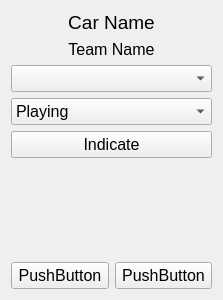
<?xml version="1.0" encoding="UTF-8"?>
<ui version="4.0">
 <class>CarOptionsWidget</class>
 <widget class="QWidget" name="CarOptionsWidget">
  <property name="geometry">
   <rect>
    <x>0</x>
    <y>0</y>
    <width>223</width>
    <height>300</height>
   </rect>
  </property>
  <property name="windowTitle">
   <string/>
  </property>
  <layout class="QVBoxLayout" name="verticalLayout">
   <item>
    <widget class="QLabel" name="lblCarName">
     <property name="font">
      <font>
       <pointsize>14</pointsize>
      </font>
     </property>
     <property name="text">
      <string>Car Name</string>
     </property>
     <property name="alignment">
      <set>Qt::AlignCenter</set>
     </property>
    </widget>
   </item>
   <item>
    <widget class="QLabel" name="lblTeamName">
     <property name="font">
      <font>
       <pointsize>12</pointsize>
      </font>
     </property>
     <property name="text">
      <string>Team Name</string>
     </property>
     <property name="alignment">
      <set>Qt::AlignCenter</set>
     </property>
    </widget>
   </item>
   <item>
    <widget class="QComboBox" name="cmbController">
     <property name="font">
      <font>
       <pointsize>12</pointsize>
      </font>
     </property>
    </widget>
   </item>
   <item>
    <widget class="QComboBox" name="cmbEnabled">
     <property name="font">
      <font>
       <pointsize>12</pointsize>
      </font>
     </property>
     <property name="editable">
      <bool>false</bool>
     </property>
     <item>
      <property name="text">
       <string>Playing</string>
      </property>
     </item>
     <item>
      <property name="text">
       <string>Bypassed</string>
      </property>
     </item>
    </widget>
   </item>
   <item>
    <widget class="QPushButton" name="btnIndicate">
     <property name="font">
      <font>
       <pointsize>12</pointsize>
      </font>
     </property>
     <property name="text">
      <string>Indicate</string>
     </property>
    </widget>
   </item>
   <item>
    <spacer name="verticalSpacer">
     <property name="orientation">
      <enum>Qt::Vertical</enum>
     </property>
     <property name="sizeHint" stdset="0">
      <size>
       <width>20</width>
       <height>40</height>
      </size>
     </property>
    </spacer>
   </item>
   <item>
    <layout class="QHBoxLayout" name="horizontalLayout">
     <item>
      <widget class="QPushButton" name="btnUpTeam">
       <property name="font">
        <font>
         <pointsize>12</pointsize>
        </font>
       </property>
       <property name="text">
        <string>PushButton</string>
       </property>
      </widget>
     </item>
     <item>
      <widget class="QPushButton" name="btnDownTeam">
       <property name="font">
        <font>
         <pointsize>12</pointsize>
        </font>
       </property>
       <property name="text">
        <string>PushButton</string>
       </property>
      </widget>
     </item>
    </layout>
   </item>
  </layout>
 </widget>
 <resources/>
 <connections/>
</ui>
